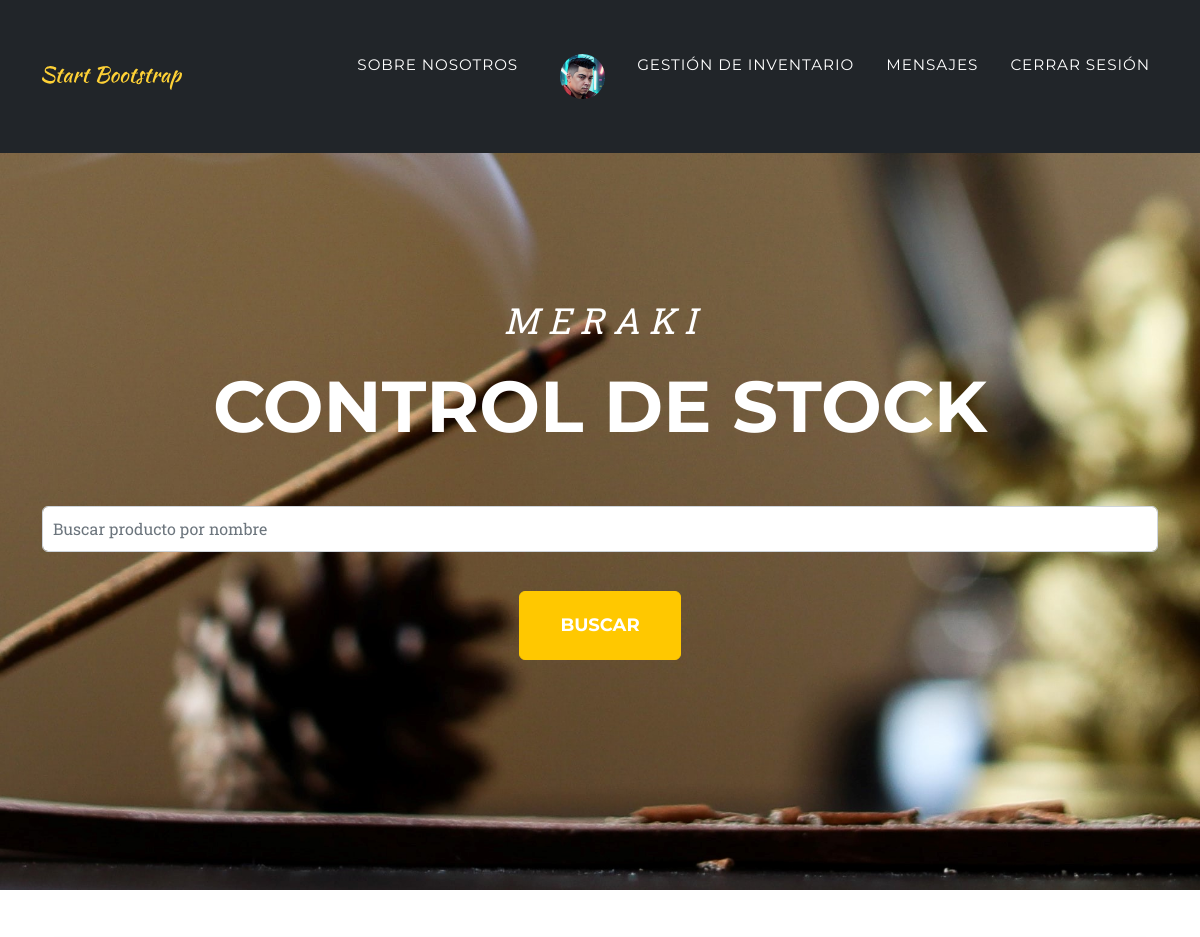
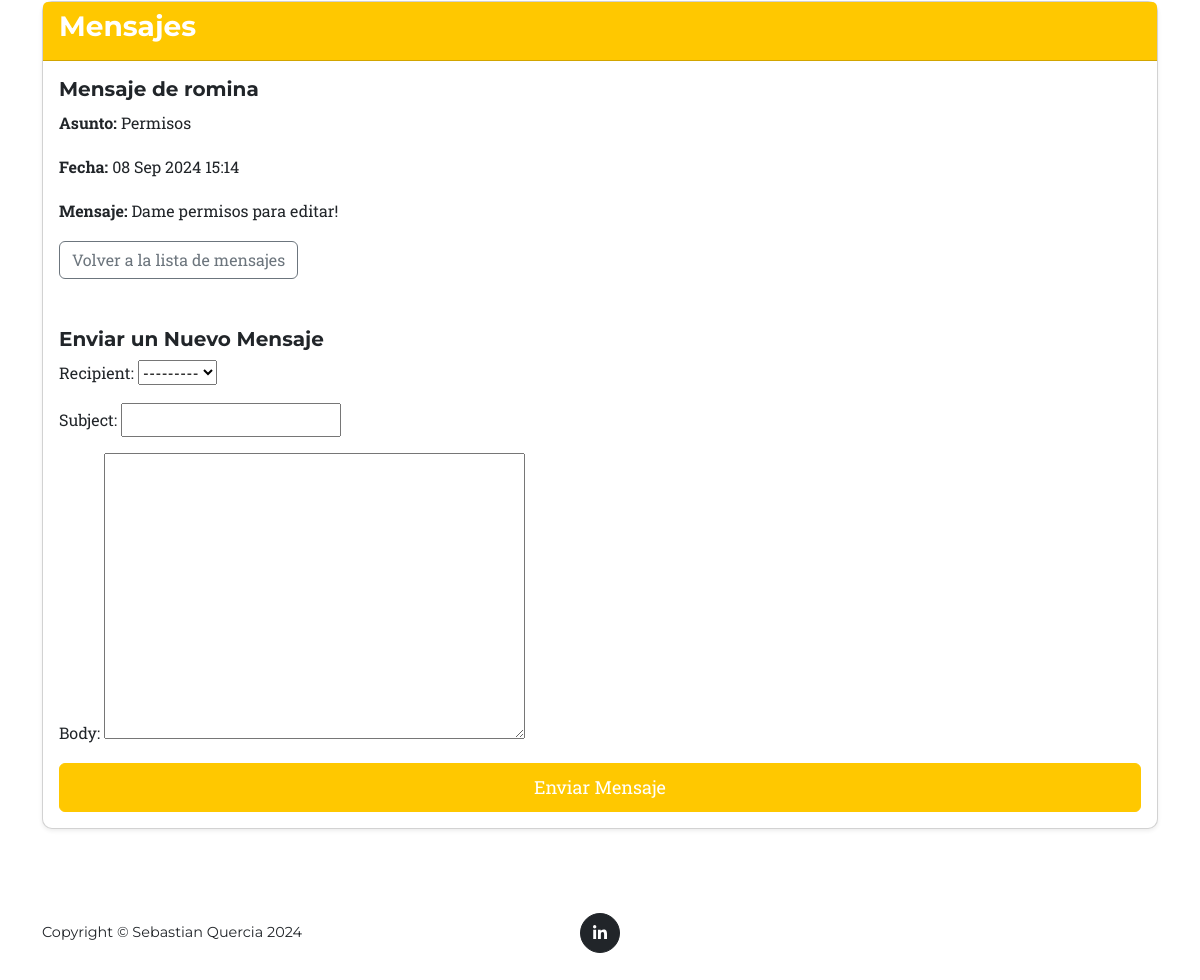
The page /accounts/messages/1/ (signed in) on the database its author committed (2 pictures, top to bottom).
### accounts/models.py (models this page shows, shortened)
class Profile(models.Model):
    user = models.OneToOneField(User, on_delete=models.CASCADE)
    avatar = models.ImageField(upload_to='avatars/', null=True, blank=True)
    bio = models.TextField(_("Bio"), max_length=500, blank=True)

class Message(models.Model):
    sender = models.ForeignKey(User, related_name='sent_messages', on_delete=models.CASCADE)
    recipient = models.ForeignKey(User, related_name='received_messages', on_delete=models.CASCADE)
    subject = models.CharField(max_length=255)
    body = models.TextField()
    timestamp = models.DateTimeField(auto_now_add=True)

### accounts/views.py (the view, shortened to what this page needs)
# urls.py: path('messages/', MessageView.as_view(), name='messages'),
class MessageView(LoginRequiredMixin, FormView):
    form_class = MessageForm
    template_name = 'accounts/messages.html'
    def get_context_data(self, **kwargs):
        context = super().get_context_data(**kwargs)
        message_id = self.kwargs.get('message_id')
        if message_id:
            message = get_object_or_404(Message, id=message_id, recipient=self.request.user)
            context['message_detail'] = message
        else:
            context['received_messages'] = self.request.user.received_messages.all()
        return context

### accounts/forms.py
class MessageForm(forms.ModelForm):
    class Meta:
        model = Message
        fields = ['recipient', 'subject', 'body']

### accounts/templates/accounts/messages.html (shortened to what this page needs)
{% extends "meraki_app/base.html" %}
{% load static %}
{% block content %}
<div class="container mt-5">
    <div class="row">
        <div class="col-lg-12">
            <div class="card shadow-sm">
                <div class="card-header bg-warning text-white">
                    <h3>Mensajes</h3>
                </div>
                <div class="card-body">
                    {% if message_detail %}
                        <div>
                            <h5>Mensaje de {{ message_detail.sender.username }}</h5>
                            <p><strong>Asunto:</strong> {{ message_detail.subject }}</p>
                            <p><strong>Fecha:</strong> {{ message_detail.timestamp|date:"d M Y H:i" }}</p>
                            <p><strong>Mensaje:</strong> {{ message_detail.body }}</p>
                            <a href="{% url 'messages' %}" class="btn btn-outline-secondary">Volver a la lista de mensajes</a>
                        </div>
                    {% endif %}
                    <div class="mt-5">
                        <h5>Enviar un Nuevo Mensaje</h5>
                        <form method="post">
                            {{ form.as_p }}
                            <div class="d-grid mt-3">
                                <button type="submit" class="btn btn-warning btn-block">Enviar Mensaje</button>
                            </div>
                        </form>
                    </div>
                </div>
            </div>
        </div>
    </div>
</div>
{% endblock %}

### Meraki_app/templates/meraki_app/base.html (shortened to what this page needs)
{% load static %}
<!DOCTYPE html>
<html lang="en">
    <head>
        <link href="{% static 'meraki_app/css/styles.css' %}" rel="stylesheet" />
    </head>
    <body id="page-top">
        {% block navbar %}
        <nav class="navbar navbar-expand-lg navbar-dark fixed-top" id="mainNav">
            <div class="container">
                <a class="navbar-brand" href="{% url 'inicio' %}">
                    <img src="{% static 'meraki_app/assets/img/navbar-logo.svg' %}" alt="..." />
                </a>
                <div class="collapse navbar-collapse" id="navbarResponsive">
                    <ul class="navbar-nav text-uppercase ms-auto py-4 py-lg-0">
                        <li class="nav-item">
                            <a class="nav-link" href="{% url 'about' %}">Sobre Nosotros</a>
                        </li>
                        {% if user.is_authenticated %}
                            <li class="nav-item">
                                <a class="nav-link" href="{% url 'account_settings' %}">
                                    {% if user.profile.avatar %}
                                        <img src="{{ user.profile.avatar.url }}" alt="Avatar" class="rounded-circle" style="width: 45px; height: 45px; margin-left: 10px;">
                                    {% else %}
                                        <img src="{% static 'meraki_app/assets/img/default-avatar.svg' %}" alt="Default Avatar" class="rounded-circle" style="width: 45px; height: 45px; margin-left: 10px;">
                                    {% endif %}
                                </a>
                            </li>
                            <li class="nav-item">
                                <a class="nav-link" href="{% url 'inventario' %}">Gestión de inventario</a>
                            </li>
                            <li class="nav-item">
                                <a class="nav-link" href="{% url 'messages' %}">Mensajes</a>
                            </li>
                            <li class="nav-item">
                                <a class="nav-link" href="{% url 'logout' %}">Cerrar sesión</a>
                            </li>
                        {% endif %}
                    </ul>
                </div>
            </div>
        </nav>
        {% endblock %}
        {% block masthead %}
        <header class="masthead" id="masthead">
            <div class="container">
                <div class="masthead-subheading">M E R A K I</div>
                <div class="masthead-heading text-uppercase">Control de stock</div>
                <form method="get" action="{% url 'search' %}">
                    <input type="text" name="q" placeholder="Buscar producto por nombre" class="form-control">
                    <button type="submit" class="btn btn-primary btn-xl text-uppercase mt-4">Buscar</button>
                </form>
            </div>
        </header>
        {% endblock %}
        {% block content %}
        {% endblock %}
        {% block footer %}
        <footer class="footer py-4">
            <div class="container">
                <div class="row align-items-center">
                    <div class="col-lg-4 text-lg-start">Copyright &copy; Sebastian Quercia 2024</div>
                    <div class="col-lg-4 my-3 my-lg-0">
                        <a class="btn btn-dark btn-social mx-2" href="https://www.linkedin.com/in/sebastian-quercia/" aria-label="LinkedIn"><i class="fab fa-linkedin-in"></i></a>
                    </div>
                </div>
            </div>
        </footer>
        {% endblock %}
    </body>
</html>

### rows shown on the page
Message: sender.username "romina", subject "Permisos", timestamp "08 Sep 2024 15:14", body "Dame permisos para editar!"
